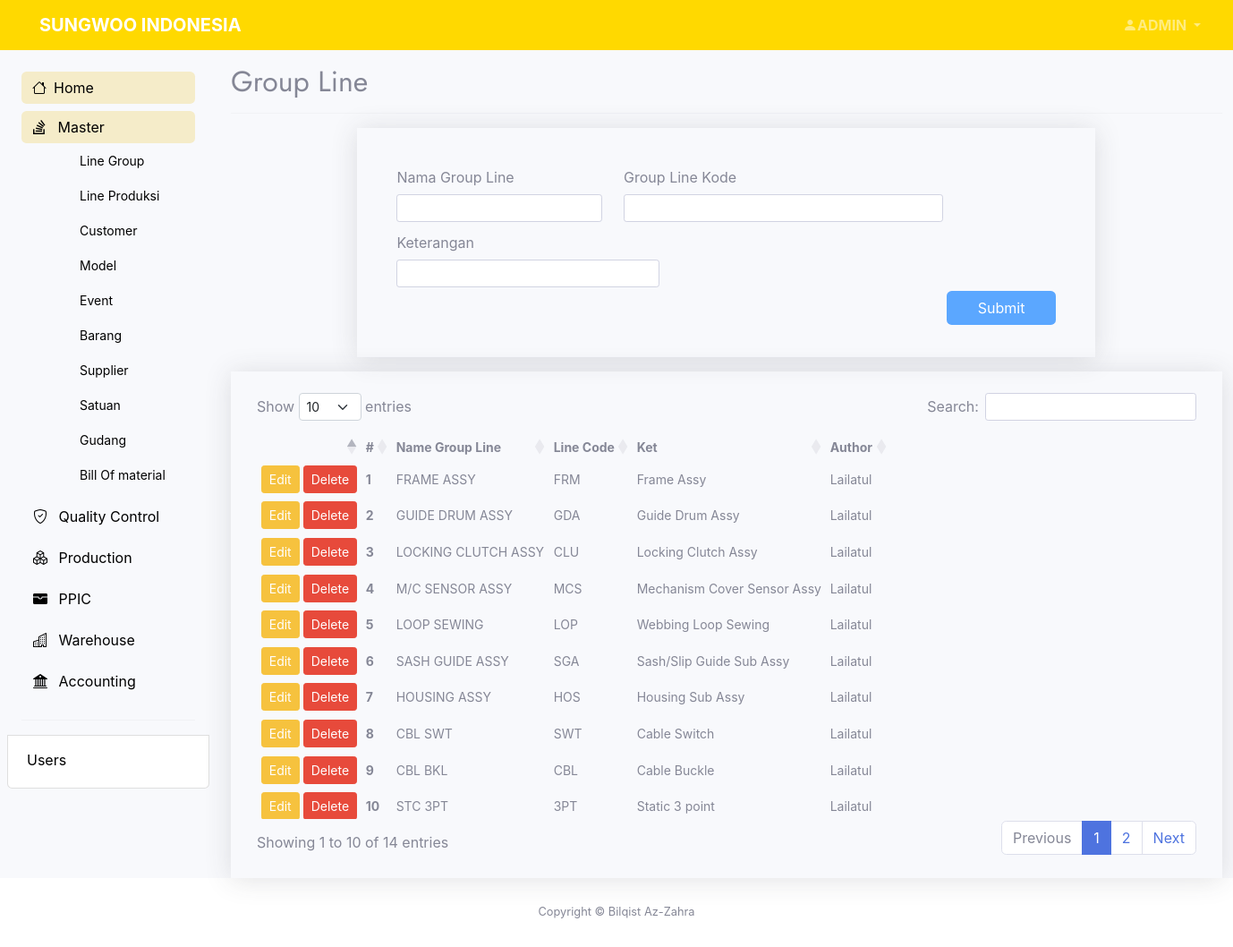
Screenshot of /pages/master/add-grupline.php (signed in) with the database file from the repository.
### tables this page shows
CREATE TABLE `master_grupline` (
  `idgruline` int(11) NOT NULL,
  `nama_gru` varchar(30) NOT NULL,
  `grup_code` varchar(30) NOT NULL,
  `ket` text NOT NULL,
  `create_at` datetime NOT NULL DEFAULT current_timestamp(),
  `author` varchar(20) NOT NULL
);

### pages/master/add-grupline.php (the view, shortened to what this page needs)
<?php
    include "../../connect.php";
?>
<?php
    $namagru        = "";
    $grupcode       = "";
    $ket            = "";
?>
<!DOCTYPE html>
<html lang="en">
<head>
    <?php include '../../layout/header.php' ?>
</head>
<body class="bg-light bg-light" >
	<section>
        <?php include '../../layout/topbar.php' ?>
    </section>
    <section class="container-xxl">
		<div class="row flex-nowrap">
			<div class="col-auto px-0 max-vh-100">
                <?php include '../../layout/sidebar.php' ?>
                <div class="col ps-md-3 max-vh-100" data-aos="fade" data-aos-delay="100">
                    <div class="page-header pt-3">
                        <h2>Group Line</h2>
                    </div>
                    <hr class="mb-3">
                    <div class="row justify-content-md-center">
                        <div class="col-lg-9 col-md-12 mb-3">
                            <div class="container shadow px-4 py-3">
                                <div class="card-body bg-light">
                                    <form action="" method="POST">
                                        <div class="row">
                                            <div class="col-md-4">
                                                <div class="mb-1 row">
                                                    <label for="namagru" class="col-sm-12 col-form-label">Nama Group Line</label>
                                                    <div class="col-sm-12">
                                                        <input type="text" class="form-control form-control-sm" id="namagru" name="namagru" value="<?php echo $namagru ?>">
                                                    </div>
                                                </div>
                                            </div>
                                            <div class="col-md-3">
                                                <div class="mb-1 row">
                                                    <label for="grupcode" class="col-sm-12 col-form-label">Group Line Kode</label>
                                                    <div class="col-sm-12">
                                                        <input type="text" class="form-control form-control-sm" id="grupcode" name="grupcode" value="<?php echo $grupcode ?>">
                                                    </div>
                                                </div>
                                            </div>
                                            <div class="col-md-5">
                                                <div class="mb-1 row">
                                                    <label for="ket" class="col-sm-12 col-form-label">Keterangan</label>
                                                    <div class="col-sm-12">
                                                        <input type="textarea" class="form-control form-control-sm" id="ket" name="ket" value="<?php echo $ket ?>">
                                                    </div>
                                                </div>
                                            </div>
                                            <div class="col-sm-12 d-flex justify-content-end">
                                                <input type="submit" id="submit" name="submit" value="Submit" class="btn btn-submit col-md-3 col-lg-2" />
                                            </div>
                                        </div>
                                    </form>
                                </div>
                            </div>
                        </div>
                        <div class="col-lg-12 col-md-12">
                            <div class="container shadow px-4 py-4">
                                <div class="table-responsive-lg">
                                    <table id="grupline_table" class="table-sm display nowrap table-hover">
                                        <thead>
                                            <tr>
                                                <th scope="col"></th>
                                                <th scope="col">#</th>
                                                <th scope="col">Name Group Line</th>
                                                <th scope="col">Line Code</th>
                                                <th scope="col">Ket</th>
                                                <th scope="col">Author</th>
                                            </tr>
                                        </thead>
                                        <tbody>
                                            <?php
                                            $sql2   = "SELECT * FROM master_grupline where idgruline!='0' ORDER BY create_at DESC";
                                            $q2     = mysqli_query($conn, $sql2);
                                            $order   = 1;
                                            while ($r2 = mysqli_fetch_array($q2)) {
                                                $id             = $r2['idgruline'];
                                                $namagru       = $r2['nama_gru'];
                                                $grupcode       = $r2['grup_code'];
                                                $ket           = $r2['ket'];
                                                $author         = $r2['author'];
                                            ?>
                                                <tr>
                                                    <td scope="row">
                                                        <a href="add-grupline.php?op=edit&id=<?php echo $id ?>"><button type="button" class="btn btn-sm btn-warning">Edit</button></a>
                                                        <a href="add-grupline.php?op=delete&id=<?php echo $id?>" onclick="return confirm('Are you sure you want to delete the data?')"><button type="button" class="btn btn-sm btn-danger">Delete</button></a>
                                                    </td>
                                                    <th scope="row"><?php echo $order++ ?></th>
                                                    <td scope="row"><?php echo $namagru  ?></td>
                                                    <td scope="row"><?php echo $grupcode ?></td>
                                                    <td scope="row"><?php echo $ket ?></td>
                                                    <td scope="row"><?php echo $author ?></td>
                                                </tr>
                                            <?php
                                            }
                                            ?>
                                        </tbody>
                                    </table>
                                </div>
                            </div>
                        </div>
                    </div>
                </div>
            </div>
        </div>
    </section>
 <?php include '../../layout/footer.php' ?>
</body>
</html>

### assets/css/style.css (style rules this page uses)
body { height: 100hv; font-family: "Open Sans", sans-serif; color: #444444; }
h1, h2, h3, h4, h5, h6 { font-family: "Jost", sans-serif; }
.btn-login, .btn-dash, .btn-submit { background: #5ba7ff!important; color: #ffffff!important; }
.table-sm,.btn-warning,.btn-danger { font-size: 14px; }

### rows the page displays
master_grupline: nama_gru "FRAME ASSY", grup_code "FRM", ket "Frame Assy", author "Lailatul"
master_grupline: nama_gru "GUIDE DRUM ASSY", grup_code "GDA", ket "Guide Drum Assy", author "Lailatul"
master_grupline: nama_gru "LOCKING CLUTCH ASSY", grup_code "CLU", ket "Locking Clutch Assy", author "Lailatul"
master_grupline: nama_gru "M/C SENSOR ASSY", grup_code "MCS", ket "Mechanism Cover Sensor Assy", author "Lailatul"
master_grupline: nama_gru "LOOP SEWING", grup_code "LOP", ket "Webbing Loop Sewing", author "Lailatul"
master_grupline: nama_gru "SASH GUIDE ASSY", grup_code "SGA", ket "Sash/Slip Guide Sub Assy", author "Lailatul"
master_grupline: nama_gru "HOUSING ASSY", grup_code "HOS", ket "Housing Sub Assy", author "Lailatul"
master_grupline: nama_gru "CBL SWT", grup_code "SWT", ket "Cable Switch", author "Lailatul"
master_grupline: nama_gru "CBL BKL", grup_code "CBL", ket "Cable Buckle", author "Lailatul"
master_grupline: nama_gru "STC 3PT", grup_code "3PT", ket "Static 3 point", author "Lailatul"

### other values shown
$_SESSION['name'] "ADMIN"
